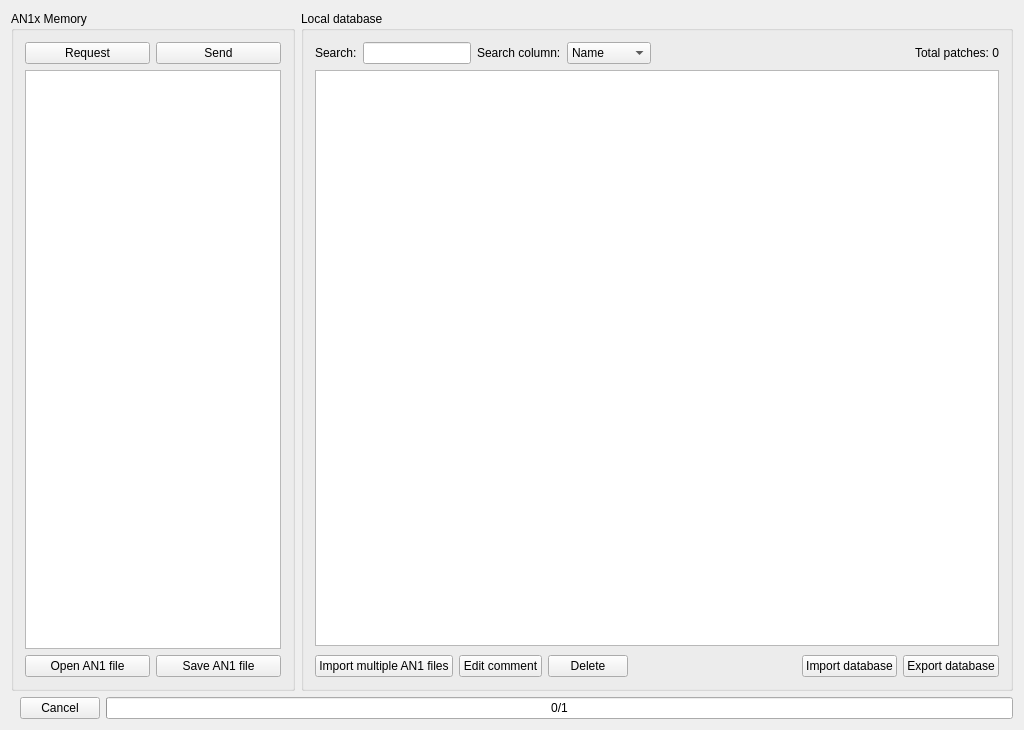
<?xml version="1.0" encoding="UTF-8"?>
<ui version="4.0">
 <class>BrowserClass</class>
 <widget class="QWidget" name="BrowserClass">
  <property name="geometry">
   <rect>
    <x>0</x>
    <y>0</y>
    <width>1024</width>
    <height>730</height>
   </rect>
  </property>
  <property name="windowTitle">
   <string>Browser</string>
  </property>
  <layout class="QVBoxLayout" name="verticalLayout_3">
   <item>
    <layout class="QHBoxLayout" name="horizontalLayout_5">
     <item>
      <widget class="QGroupBox" name="groupBox">
       <property name="title">
        <string>AN1x Memory</string>
       </property>
       <layout class="QVBoxLayout" name="verticalLayout_2">
        <item>
         <layout class="QHBoxLayout" name="horizontalLayout_4">
          <property name="topMargin">
           <number>0</number>
          </property>
          <item>
           <widget class="QPushButton" name="loadButton">
            <property name="text">
             <string>Request</string>
            </property>
           </widget>
          </item>
          <item>
           <widget class="QPushButton" name="sendButton">
            <property name="text">
             <string>Send</string>
            </property>
           </widget>
          </item>
         </layout>
        </item>
        <item>
         <widget class="MemoryList" name="An1xList">
          <property name="sizePolicy">
           <sizepolicy hsizetype="Preferred" vsizetype="Expanding">
            <horstretch>0</horstretch>
            <verstretch>0</verstretch>
           </sizepolicy>
          </property>
          <property name="minimumSize">
           <size>
            <width>0</width>
            <height>0</height>
           </size>
          </property>
          <property name="maximumSize">
           <size>
            <width>16777215</width>
            <height>16777215</height>
           </size>
          </property>
          <property name="showDropIndicator" stdset="0">
           <bool>true</bool>
          </property>
          <property name="dragDropMode">
           <enum>QAbstractItemView::DragDrop</enum>
          </property>
          <property name="defaultDropAction">
           <enum>Qt::MoveAction</enum>
          </property>
          <property name="selectionMode">
           <enum>QAbstractItemView::ExtendedSelection</enum>
          </property>
          <property name="iconSize">
           <size>
            <width>16</width>
            <height>16</height>
           </size>
          </property>
          <property name="layoutMode">
           <enum>QListView::SinglePass</enum>
          </property>
          <property name="modelColumn">
           <number>0</number>
          </property>
         </widget>
        </item>
        <item>
         <layout class="QHBoxLayout" name="horizontalLayout_6">
          <property name="topMargin">
           <number>0</number>
          </property>
          <item>
           <widget class="QPushButton" name="loadAN1ToList">
            <property name="text">
             <string>Open AN1 file</string>
            </property>
           </widget>
          </item>
          <item>
           <widget class="QPushButton" name="saveAN1file">
            <property name="text">
             <string>Save AN1 file</string>
            </property>
           </widget>
          </item>
         </layout>
        </item>
       </layout>
      </widget>
     </item>
     <item>
      <widget class="QGroupBox" name="groupBox_2">
       <property name="title">
        <string>Local database</string>
       </property>
       <layout class="QVBoxLayout" name="verticalLayout">
        <item>
         <layout class="QHBoxLayout" name="horizontalLayout">
          <item>
           <widget class="QLabel" name="label">
            <property name="text">
             <string>Search:</string>
            </property>
           </widget>
          </item>
          <item>
           <widget class="QLineEdit" name="lineEdit">
            <property name="sizePolicy">
             <sizepolicy hsizetype="Preferred" vsizetype="Fixed">
              <horstretch>0</horstretch>
              <verstretch>0</verstretch>
             </sizepolicy>
            </property>
            <property name="text">
             <string/>
            </property>
            <property name="maxLength">
             <number>50</number>
            </property>
           </widget>
          </item>
          <item>
           <widget class="QLabel" name="label_3">
            <property name="text">
             <string>Search column:</string>
            </property>
           </widget>
          </item>
          <item>
           <widget class="QComboBox" name="searchTypeCombo">
            <item>
             <property name="text">
              <string>Name</string>
             </property>
            </item>
            <item>
             <property name="text">
              <string>Type</string>
             </property>
            </item>
            <item>
             <property name="text">
              <string>Layer</string>
             </property>
            </item>
            <item>
             <property name="text">
              <string>Effect</string>
             </property>
            </item>
            <item>
             <property name="text">
              <string>Arp/Seq</string>
             </property>
            </item>
            <item>
             <property name="text">
              <string>File</string>
             </property>
            </item>
            <item>
             <property name="text">
              <string>Comment</string>
             </property>
            </item>
           </widget>
          </item>
          <item>
           <spacer name="horizontalSpacer">
            <property name="orientation">
             <enum>Qt::Horizontal</enum>
            </property>
            <property name="sizeHint" stdset="0">
             <size>
              <width>40</width>
              <height>20</height>
             </size>
            </property>
           </spacer>
          </item>
          <item>
           <widget class="QLabel" name="countLabel">
            <property name="text">
             <string>Total patches: 0</string>
            </property>
           </widget>
          </item>
         </layout>
        </item>
        <item>
         <widget class="DbTableView" name="databaseView">
          <property name="showDropIndicator" stdset="0">
           <bool>false</bool>
          </property>
          <property name="dragDropMode">
           <enum>QAbstractItemView::DragDrop</enum>
          </property>
         </widget>
        </item>
        <item>
         <layout class="QHBoxLayout" name="horizontalLayout_3">
          <property name="topMargin">
           <number>3</number>
          </property>
          <item>
           <widget class="QPushButton" name="importAn1">
            <property name="text">
             <string>Import multiple AN1 files</string>
            </property>
           </widget>
          </item>
          <item>
           <widget class="QPushButton" name="commentButton">
            <property name="text">
             <string>Edit comment</string>
            </property>
           </widget>
          </item>
          <item>
           <widget class="QPushButton" name="deleteButton">
            <property name="text">
             <string>Delete</string>
            </property>
           </widget>
          </item>
          <item>
           <spacer name="progressSpacer">
            <property name="orientation">
             <enum>Qt::Horizontal</enum>
            </property>
            <property name="sizeType">
             <enum>QSizePolicy::Expanding</enum>
            </property>
            <property name="sizeHint" stdset="0">
             <size>
              <width>0</width>
              <height>20</height>
             </size>
            </property>
           </spacer>
          </item>
          <item>
           <widget class="QPushButton" name="importAn2">
            <property name="text">
             <string>Import database</string>
            </property>
           </widget>
          </item>
          <item>
           <widget class="QPushButton" name="exportAN2Button">
            <property name="text">
             <string>Export database</string>
            </property>
           </widget>
          </item>
         </layout>
        </item>
       </layout>
      </widget>
     </item>
    </layout>
   </item>
   <item>
    <layout class="QHBoxLayout" name="horizontalLayout_2">
     <property name="leftMargin">
      <number>9</number>
     </property>
     <item>
      <widget class="QPushButton" name="cancelButton">
       <property name="enabled">
        <bool>true</bool>
       </property>
       <property name="text">
        <string>Cancel</string>
       </property>
      </widget>
     </item>
     <item>
      <widget class="QProgressBar" name="progressBar">
       <property name="minimum">
        <number>0</number>
       </property>
       <property name="maximum">
        <number>1</number>
       </property>
       <property name="value">
        <number>0</number>
       </property>
       <property name="alignment">
        <set>Qt::AlignCenter</set>
       </property>
       <property name="textVisible">
        <bool>true</bool>
       </property>
       <property name="format">
        <string>%v/%m</string>
       </property>
      </widget>
     </item>
    </layout>
   </item>
  </layout>
 </widget>
 <layoutdefault spacing="6" margin="11"/>
 <customwidgets>
  <customwidget>
   <class>DbTableView</class>
   <extends>QTableView</extends>
   <header>View/DbTableView.h</header>
  </customwidget>
  <customwidget>
   <class>MemoryList</class>
   <extends>QListWidget</extends>
   <header>View/MemoryList.h</header>
  </customwidget>
 </customwidgets>
 <resources/>
 <connections/>
</ui>
